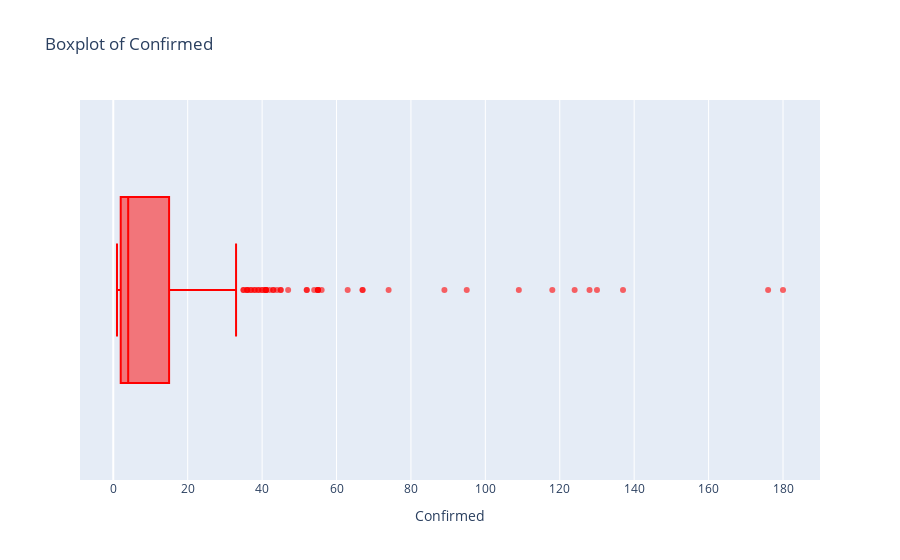

Notebook cell for this chart:
### Code cell
plt.figure(figsize=(25, 15))
fig = px.box(data_frame=df, x="Confirmed", title="Boxplot of Confirmed")
fig.update_traces(marker={"color": "red", "opacity": 0.6})
fig.show()

### Figure 1 — Plotly figure (JSON) as saved in the notebook; plotly's stock layout.template omitted (floating-point values rounded to 4 significant figures; data arrays with more than 128 entries replaced by an {"elided": "..."} marker saying what was removed)
{"data": [{"alignmentgroup": "True", "hovertemplate": "Confirmed=%{x}<extra></extra>", "legendgroup": "", "marker": {"color": "red", "opacity": 0.6}, "name": "", "notched": false, "offsetgroup": "", "orientation": "h", "showlegend": false, "type": "box", "x": {"elided": "446 int values"}, "x0": " ", "xaxis": "x", "y0": " ", "yaxis": "y"}], "layout": {"autosize": true, "boxmode": "group", "legend": {"tracegroupgap": 0}, "title": {"text": "Boxplot of Confirmed"}, "xaxis": {"anchor": "y", "autorange": true, "domain": [0, 1], "range": [-8.944, 189.9], "title": {"text": "Confirmed"}, "type": "linear"}, "yaxis": {"anchor": "x", "autorange": true, "domain": [0, 1], "range": [-0.5, 0.5], "type": "category"}}}
